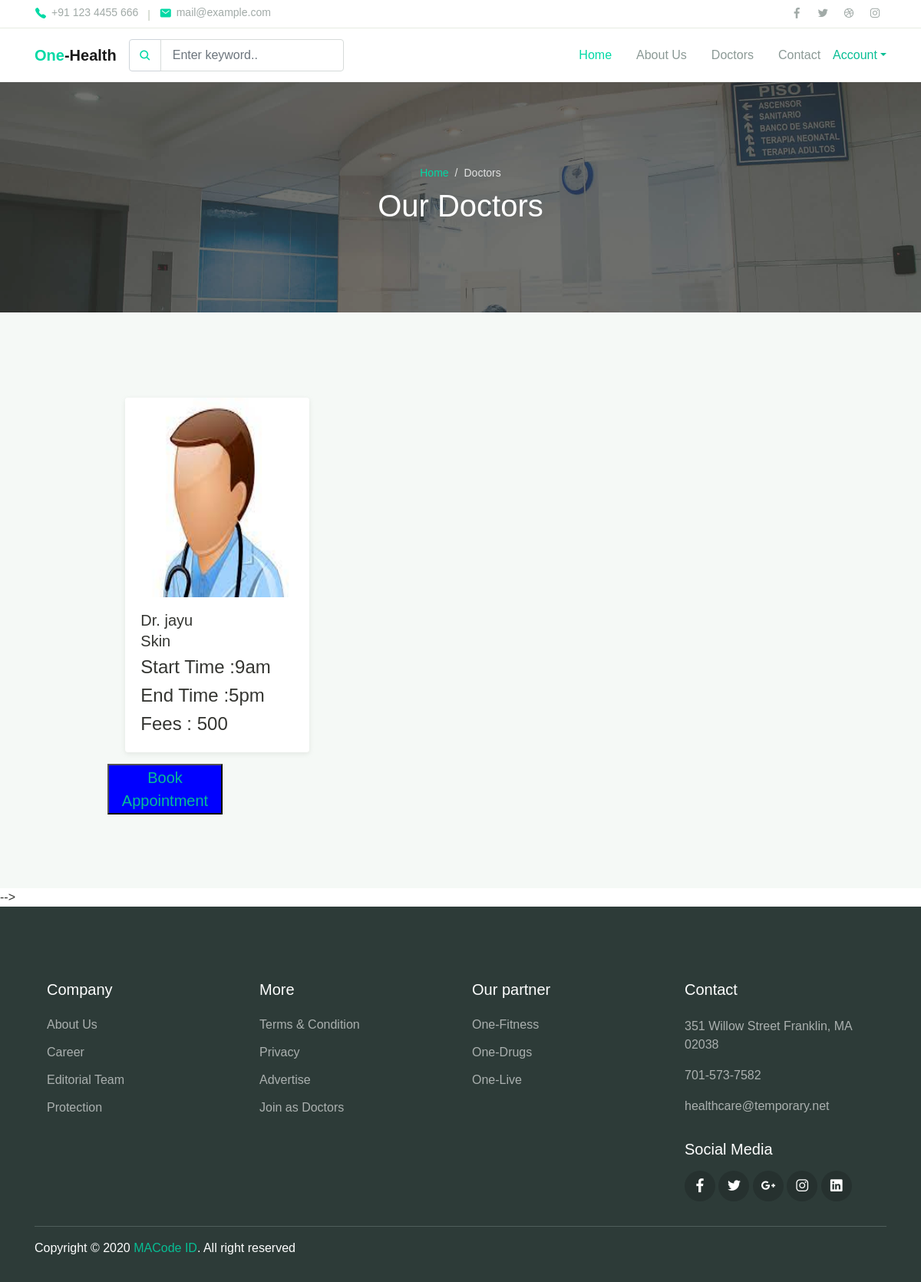
The app's page /doctor_details/3/ with its own data.
### myapp/models.py (models this page shows, shortened)
class Doctor_Profile(models.Model):
	doctor=models.ForeignKey(User,on_delete=models.CASCADE)
	doctor_degree=models.CharField(max_length=100)
	doctor_speciality=models.CharField(max_length=100)
	doctor_start_time=models.CharField(max_length=100)
	doctor_end_time=models.CharField(max_length=100)
	doctor_fees=models.PositiveIntegerField()
	doctor_picture=models.ImageField(upload_to="doctor_picture/")

class User(models.Model):
	fname=models.CharField(max_length=100)
	lname=models.CharField(max_length=100)
	email=models.CharField(max_length=100)
	mobile=models.CharField(max_length=100)
	address=models.TextField()
	password=models.CharField(max_length=100)
	usertype=models.CharField(max_length=100,default="patient")

### myapp/views.py (the view)
# urls.py: path('doctor_details/<int:pk>/',views.doctor_details,name='doctor_details'),
def doctor_details(request,pk):
	doctor=Doctor_Profile.objects.get(pk=pk)
	return render(request,'doctor_details.html',{'doctor':doctor})

### myapp/templates/doctor_details.html (shortened to what this page needs)
{% extends 'header.html' %}
{% load static %}
{% block content %}
<!DOCTYPE html>
<html lang="en">
<head>
</head>
<body>
  <div class="page-banner overlay-dark bg-image" style="background-image: url(../assets/img/bg_image_1.jpg);">
    <div class="banner-section">
      <div class="container text-center wow fadeInUp">
        <nav aria-label="Breadcrumb">
          <ol class="breadcrumb breadcrumb-dark bg-transparent justify-content-center py-0 mb-2">
            <li class="breadcrumb-item"><a href="index.html">Home</a></li>
            <li class="breadcrumb-item active" aria-current="page">Doctors</li>
          </ol>
        </nav>
        <h1 class="font-weight-normal">Our Doctors</h1>
      </div>
    </div>
  </div>
  <div class="page-section bg-light">
    <div class="container">
      <div class="row justify-content-center">
        <div class="col-lg-10">
          <div class="row">
            <div class="col-md-6 col-lg-4 py-3 wow zoomIn">
              <div class="card-doctor">
                <div class="header">
                  <img src="{{ doctor.doctor_picture.url }}" style="width: 250px; height: 350px;" alt="img">
                </div>
                <div class="body">
                  <p class="text-xl mb-0">Dr. {{ doctor.doctor.fname }}</p>
                  <h5>{{ doctor.doctor_speciality }}</h5>
                  <h4>Start Time :{{ doctor.doctor_start_time }}</h4>
                  <h4>End Time :{{ doctor.doctor_end_time}}</h4>
                  <h4>Fees : {{ doctor.doctor_fees}}</h4>
                </div>
              </div>
              <div class="readmore_area">
                <button style="background: blue;font-size: 20px ;width: 150px"><a href="{% url 'book_appointment' pk=doctor.pk %}" data-hover="make paytmate"><span>Book Appointment</span></a></button>
              </div>
            </div>
          </div>
        </div>
      </div>
    </div>
  </div>
 -->
</body>
</html>
{% endblock%}

### myapp/static/css/theme.css (style rules this page uses)
:root { --primary: #00D9A5; --accent: #FF3D85; --secondary: #4E5AFE; --warning: #EED818; --info: #05B4E1; --danger: #FF4943; --success: #96C93D; --dark: #343531; --light: #F5F9F6; --cs: #596261; --grey: #6E807A; }
body { font-family: "Source Sans Pro", sans-serif; line-height: 1.5; color: #343531; }
a { color: #07be94; text-decoration: none; background-color: transparent; }
.text-xl { font-size: 20px !important; }
.bg-light { background-color: #F5F9F6 !important; }
.breadcrumb { background-color: #f8f9fa; }
.breadcrumb-dark .breadcrumb-item a { color: #00D9A5; }
.breadcrumb-dark .breadcrumb-item + .breadcrumb-item::before { display: inline-block; padding-right: 0.5rem; color: rgba(255, 255, 255, 0.8); content: "/"; }
.breadcrumb-dark .breadcrumb-item.active { color: rgba(255, 255, 255, 0.8); }
.bg-image { position: relative; background-position: center center; background-size: cover; background-repeat: no-repeat; }
.bg-image > * { position: relative; z-index: 10; }
.page-section { position: relative; padding-top: 80px; padding-bottom: 80px; overflow: hidden; }
.page-banner { position: relative; height: 300px; z-index: 10; }
.page-hero.overlay-dark::before, .page-banner.overlay-dark::before { content: ""; position: absolute; top: 0; left: 0; width: 100%; height: 100%; background: rgba(52, 53, 49, 0.7); z-index: 1; }
.page-banner .breadcrumb-item, .page-banner .breadcrumb-item a { font-size: 14px; }
.hero-section, .banner-section { position: relative; display: -ms-flexbox; display: flex; -ms-flex-align: center; align-items: center; -ms-flex-pack: center; justify-content: center; height: 100%; color: #ffffff; z-index: 10; }
.card-doctor { display: block; margin: 15px auto; width: 100%; max-width: 240px; background-color: #fff; border-radius: 4px; box-shadow: 0 2px 6px rgba(154, 159, 151, 0.2); overflow: hidden; }
.card-doctor .text-xl { font-weight: 500; }
.card-doctor .header { position: relative; width: 100%; height: 260px; overflow: hidden; }
.card-doctor .header::before { content: ''; position: absolute; top: 0; left: 0; width: 100%; height: 100%; background-color: rgba(52, 53, 49, 0.36); opacity: 0; transition: opacity .2s linear; }
.card-doctor .header img { width: 100%; }
.card-doctor .body { padding: 15px 20px; }

### records on screen
Doctor_Profile: doctor_picture (picture), doctor.fname "jayu", doctor_speciality "Skin", doctor_start_time "9am", doctor_end_time "5pm", doctor_fees "500"
